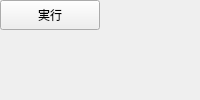
<?xml version="1.0" encoding="UTF-8"?>
<ui version="4.0">
 <class>MainWindow</class>
 <widget class="QMainWindow" name="MainWindow">
  <property name="windowTitle"><string>サンプル画面</string></property>
  <widget class="QPushButton" name="startButton">
   <property name="text"><string>実行</string></property>
  </widget>
 </widget>
 <connections>
  <connection><sender>startButton</sender><signal>clicked()</signal><receiver>MainWindow</receiver><slot>start()</slot></connection>
 </connections>
</ui>
